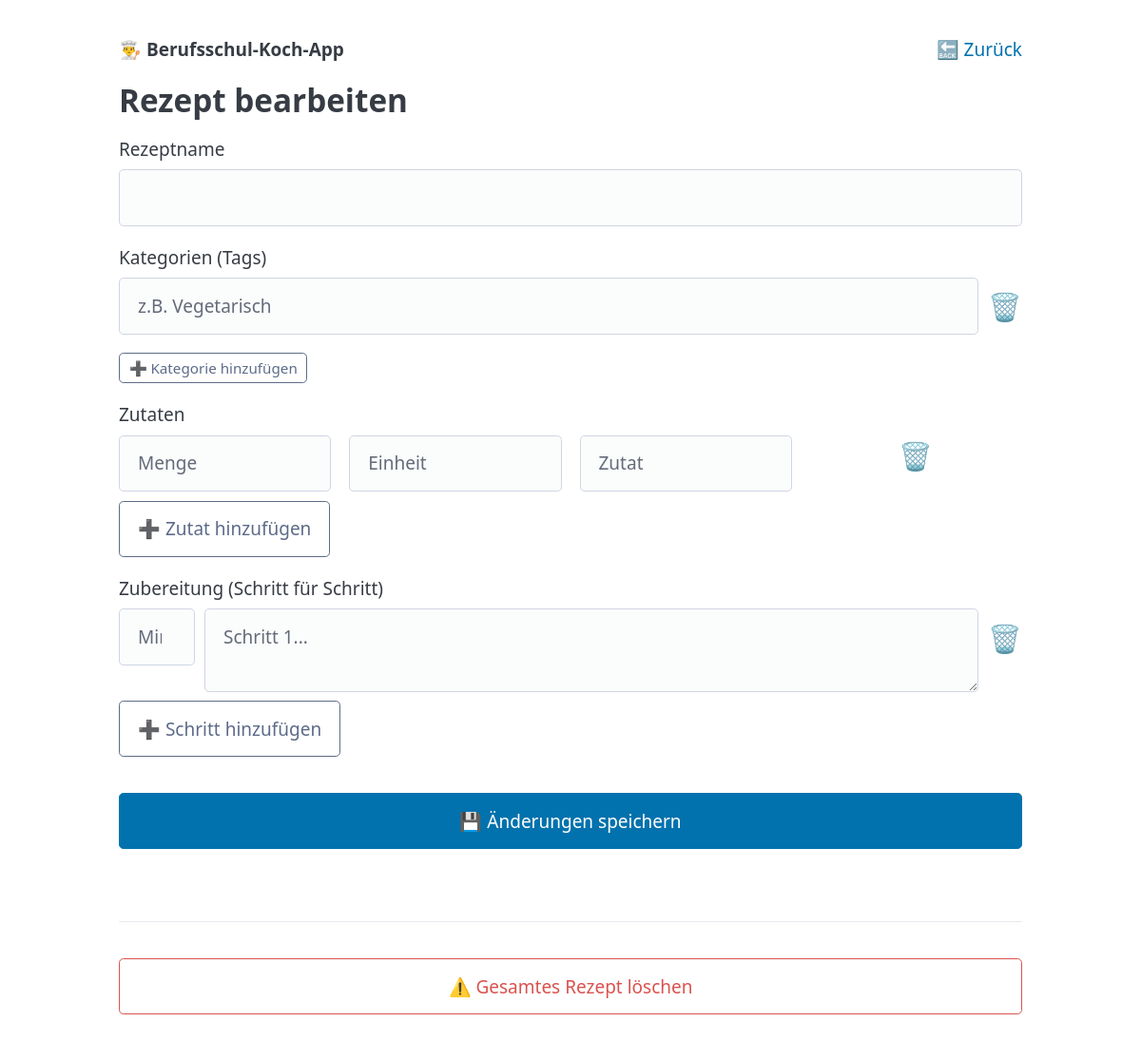
Before: /bearbeiten/5 with the older database file.
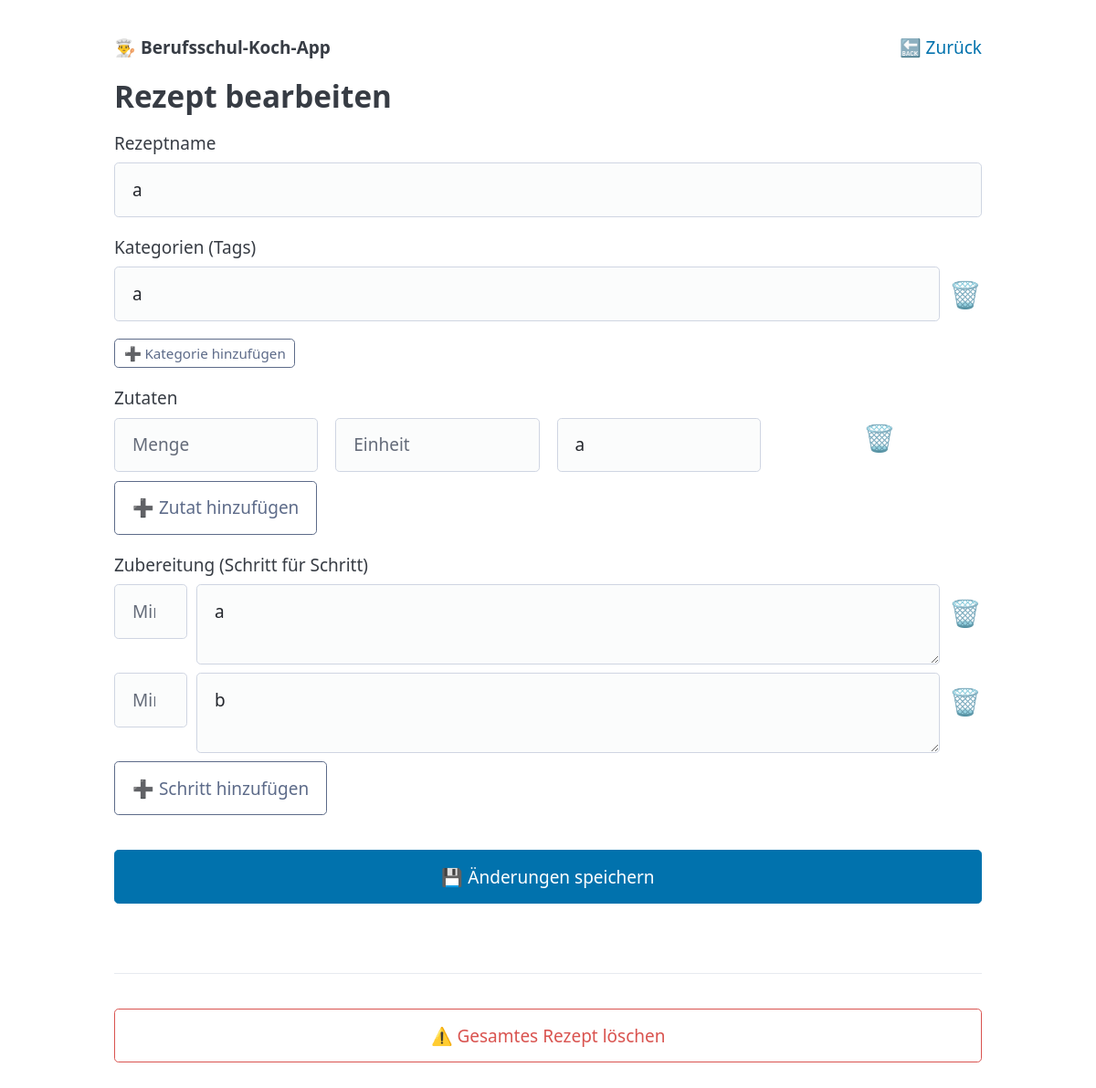
After: the same page with the newer database file.
### tables this page shows
CREATE TABLE rezepte (
            id INTEGER PRIMARY KEY AUTOINCREMENT,
            titel TEXT NOT NULL,
            dauer INTEGER,
            kategorie TEXT,
            zutaten TEXT,
            anleitung TEXT
        );

### app.py (the view)
@app.route('/bearbeiten/<int:id>')
def bearbeiten(id):
    conn = get_db_connection()
    rezept = conn.execute('SELECT * FROM rezepte WHERE id = ?', (id,)).fetchone()
    conn.close()
    return render_template('bearbeiten.html', rezept=rezept)

### app.py (called while the page is built)
def get_db_connection():
    conn = sqlite3.connect(DB_PATH)
    conn.row_factory = sqlite3.Row
    return conn

### templates/bearbeiten.html (shortened to what the changed rows need)
<!DOCTYPE html>
<html lang="de">
<head>
    <link rel="stylesheet" href="https://cdn.jsdelivr.net/npm/@picocss/pico@2/css/pico.min.css">
</head>
<body>
    <main class="container">
        <h2>Rezept bearbeiten</h2>
        <form action="/aktualisieren/{{ rezept['id'] }}" method="POST">
            <label for="titel">Rezeptname</label>
            <input type="text" id="titel" name="titel" value="{{ rezept['titel'] }}" required>
                <div>
                    <label>Kategorien (Tags)</label>
                    <div id="kategorie-container">
                        {% if rezept['kategorie'] %}
                            {% for kat in rezept['kategorie'].split(',') %}
                                {% if kat.strip() %}
                                <div class="kategorie-zeile" style="margin-bottom: 0.5rem; display: flex; gap: 10px; align-items: center;">
                                    <input type="text" name="kategorie[]" value="{{ kat.strip() }}" required style="margin-bottom:0; flex-grow: 1;">
                                    <a href="#" onclick="removeZeile(this); return false;" style="font-size: 1.5rem; text-decoration: none;" title="Kategorie entfernen">🗑️</a>
                                </div>
                                {% endif %}
                            {% endfor %}
                        {% else %}
                            <div class="kategorie-zeile" style="margin-bottom: 0.5rem; display: flex; gap: 10px; align-items: center;">
                                <input type="text" name="kategorie[]" placeholder="z.B. Vegetarisch" required style="margin-bottom:0; flex-grow: 1;">
                                <a href="#" onclick="removeZeile(this); return false;" style="font-size: 1.5rem; text-decoration: none;" title="Kategorie entfernen">🗑️</a>
                            </div>
                        {% endif %}
                    </div>
                    <button type="button" class="secondary outline" onclick="addKategorieZeile()" style="padding: 0.2rem 0.5rem; font-size: 0.8rem; margin-top: 0.5rem;">➕ Kategorie hinzufügen</button>
                </div>
            <label>Zutaten</label>
            <div id="zutaten-container">
                {% if rezept['zutaten'] %}
                    {% for zeile in rezept['zutaten'].split('\n') %}
                        {% if zeile.strip() %}
                            {% set zutat_daten = zeile.split('|') %}
                            <div class="grid zutaten-zeile" style="margin-bottom: 0.5rem;">
                                {% if zutat_daten|length == 3 %}
                                    <input type="number" name="zutaten_menge[]" value="{{ zutat_daten[0] }}" placeholder="Menge" style="margin-bottom:0;">
                                    <input type="text" name="zutaten_einheit[]" value="{{ zutat_daten[1] }}" placeholder="Einheit" style="margin-bottom:0;">
                                    <input type="text" name="zutaten_name[]" value="{{ zutat_daten[2] }}" placeholder="Zutat" required style="margin-bottom:0;">
                                    <a href="#" onclick="removeZeile(this); return false;" style="text-align: center; font-size: 1.5rem; text-decoration: none;" title="Zeile entfernen">🗑️</a>
                                {% endif %}
                            </div>
                        {% endif %}
                    {% endfor %}
                {% else %}
                    <div class="grid zutaten-zeile" style="margin-bottom: 0.5rem;">
                        <input type="number" name="zutaten_menge[]" placeholder="Menge" style="margin-bottom:0;">
                        <input type="text" name="zutaten_einheit[]" placeholder="Einheit" style="margin-bottom:0;">
                        <input type="text" name="zutaten_name[]" placeholder="Zutat" required style="margin-bottom:0;">
                        <a href="#" onclick="removeZeile(this); return false;" style="text-align: center; font-size: 1.5rem; text-decoration: none;" title="Zeile entfernen">🗑️</a>
                    </div>
                {% endif %}
            </div>
            <button type="button" class="secondary outline" onclick="addZutatZeile()">➕ Zutat hinzufügen</button>
            <label>Zubereitung (Schritt für Schritt)</label>
            <div id="schritte-container">
                {% if rezept['anleitung'] %}
                    {% for schritt in rezept['anleitung'].split('|||') %}
                        {% if schritt.strip() %}
                            {% set schritt_daten = schritt.split(':::') %}
                            <div class="schritt-zeile" style="margin-bottom: 0.5rem; display: flex; gap: 10px; align-items: start;">
                                {% if schritt_daten|length == 2 %}
                                    <input type="number" name="anleitung_dauer[]" value="{{ schritt_daten[0] }}" placeholder="Min." style="width: 80px; margin-bottom: 0;">
                                    <textarea name="anleitung_schritt[]" rows="2" required style="margin-bottom:0; flex-grow: 1;">{{ schritt_daten[1] }}</textarea>
                                {% else %}
                                    <input type="number" name="anleitung_dauer[]" placeholder="Min." style="width: 80px; margin-bottom: 0;">
                                    <textarea name="anleitung_schritt[]" rows="2" required style="margin-bottom:0; flex-grow: 1;">{{ schritt_daten[0] }}</textarea>
                                {% endif %}
                                <a href="#" onclick="removeZeile(this); return false;" style="font-size: 1.5rem; text-decoration: none; padding-top: 0.5rem;" title="Schritt entfernen">🗑️</a>
                            </div>
                        {% endif %}
                    {% endfor %}
                {% else %}
                    <div class="schritt-zeile" style="margin-bottom: 0.5rem; display: flex; gap: 10px; align-items: start;">
                        <input type="number" name="anleitung_dauer[]" placeholder="Min." style="width: 80px; margin-bottom: 0;">
                        <textarea name="anleitung_schritt[]" placeholder="Schritt 1..." rows="2" required style="margin-bottom:0; flex-grow: 1;"></textarea>
                        <a href="#" onclick="removeZeile(this); return false;" style="font-size: 1.5rem; text-decoration: none; padding-top: 0.5rem;" title="Schritt entfernen">🗑️</a>
                    </div>
                {% endif %}
            </div>
            <button type="button" class="secondary outline" onclick="addSchrittZeile()" style="margin-bottom: 2rem;">➕ Schritt hinzufügen</button>
           <button type="submit">💾 Änderungen speichern</button>
        </form>
    </main>
</body>
</html>

Changed rows visible on the page:
added rezepte: titel "a", kategorie "a" (drawn), zutat_daten "a", anleitung "a|||b" (drawn)
Other visible differences:
new list line: "a"
new list line: " a"
new list line: " b"
